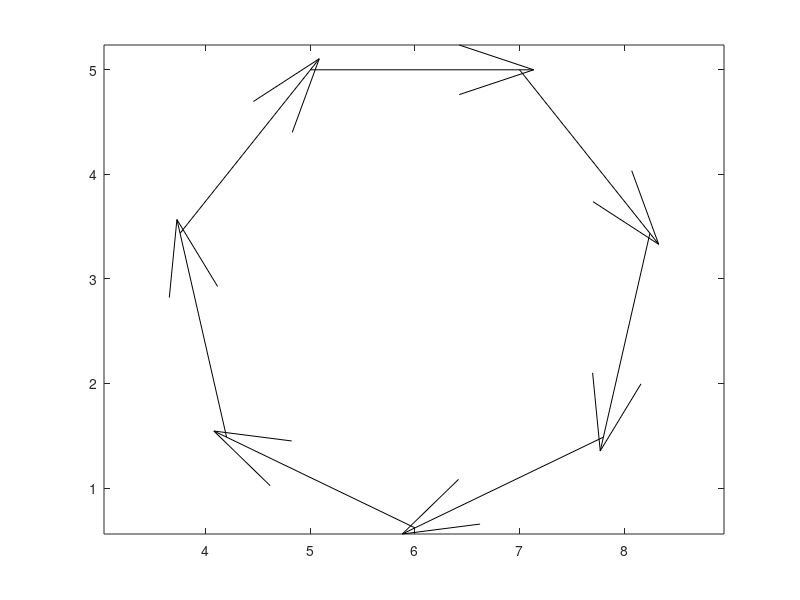

The MATLAB script that drew this image:
clear all
close all
clc

%% d)
n = 7;
theta = 2*pi/n;
mrot = [cos(theta),sin(theta);-sin(theta),cos(theta)];
l = [2;0];
xa = 5;
ya = 5;
xs = xa;
ys = ya;

for i=2:n
    l(:,i) = mrot*l(:,i-1);
    xa = xa + l(1,i-1);
    ya = ya + l(2,i-1);
    xs = [xs,xa];
    ys = [ys,ya];
end

figure(1)
quiver(xs,ys,l(1,:),l(2,:), "k")
axis equal


